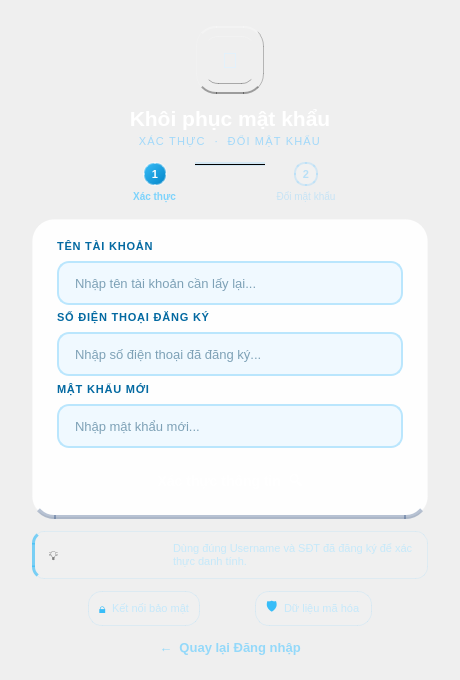
<?xml version="1.0" encoding="UTF-8"?>
<ui version="4.0">
 <class>ForgotPasswordWindow</class>
 <widget class="QMainWindow" name="ForgotPasswordWindow">
  <property name="geometry">
   <rect><x>0</x><y>0</y><width>460</width><height>680</height></rect>
  </property>
  <property name="minimumSize">
   <size><width>440</width><height>660</height></size>
  </property>
  <property name="windowTitle">
   <string>Metro Ticket System – Khôi phục mật khẩu</string>
  </property>
  <property name="styleSheet">
   <string notr="true">
QWidget#centralwidget {
    background: qlineargradient(x1:0, y1:0, x2:0.3, y2:1,
        stop:0 #0D1F3C, stop:0.4 #0A3060,
        stop:0.7 #0D4080, stop:1 #1A5FA8);
}
QFrame#form_card {
    background-color: rgba(255,255,255,0.97);
    border-radius: 22px;
    border: 1px solid rgba(255,255,255,0.15);
    border-bottom: 4px solid rgba(0,40,100,0.28);
}
QFrame#icon_outer {
    background: qlineargradient(x1:0,y1:0,x2:1,y2:1,
        stop:0 #1E90FF, stop:0.5 #0060D0, stop:1 #003A8C);
    border-radius: 20px;
    border-top: 2px solid rgba(255,255,255,0.28);
    border-left: 1px solid rgba(255,255,255,0.12);
    border-right: 1px solid rgba(0,0,0,0.25);
    border-bottom: 2px solid rgba(0,0,0,0.35);
}
QFrame#icon_inner {
    background: qlineargradient(x1:0,y1:0,x2:1,y2:1,
        stop:0 #2AA0FF, stop:1 #0070E0);
    border-radius: 13px;
    border-top: 1px solid rgba(255,255,255,0.20);
    border-bottom: 1px solid rgba(0,0,0,0.30);
}
QLabel#lbl_icon_key { color:#E0F2FE; font-size:22px; }
QLabel#lbl_title { color:#FFFFFF; font-size:21px; font-weight:700; }
QLabel#lbl_subtitle { color:rgba(148,213,252,0.85); font-size:11px; letter-spacing:1.2px; }
QFrame#step_dot_1 {
    background: qlineargradient(x1:0,y1:0,x2:1,y2:1,stop:0 #38BDF8,stop:1 #0284C7);
    border-radius: 11px;
    border: 2px solid rgba(255,255,255,0.35);
}
QFrame#step_dot_2 {
    background: rgba(255,255,255,0.15);
    border-radius: 11px;
    border: 2px solid rgba(148,213,252,0.35);
}
QLabel#lbl_step_num_1 { color:#FFFFFF; font-size:11px; font-weight:700; }
QLabel#lbl_step_num_2 { color:rgba(148,213,252,0.60); font-size:11px; font-weight:600; }
QFrame#step_line { background:rgba(148,213,252,0.30); max-height:2px; min-height:2px; }
QLabel#lbl_step_label_1 { color:#7DD3FC; font-size:10px; font-weight:600; }
QLabel#lbl_step_label_2 { color:rgba(148,213,252,0.45); font-size:10px; }
QLabel#lbl_field_user, QLabel#lbl_field_phone, QLabel#lbl_field_newpass {
    color:#0369A1; font-size:11px; font-weight:700; letter-spacing:0.8px;
}
QLineEdit#txt_username, QLineEdit#txt_phone, QLineEdit#txt_new_pass {
    background-color:#F0F9FF; border:1.5px solid #BAE6FD;
    border-radius:12px; padding:10px 14px;
    font-size:13px; color:#0C4A6E;
}
QLineEdit#txt_username:hover, QLineEdit#txt_phone:hover, QLineEdit#txt_new_pass:hover {
    border-color:#38BDF8; background-color:#E8F6FD;
}
QLineEdit#txt_username:focus, QLineEdit#txt_phone:focus, QLineEdit#txt_new_pass:focus {
    border-color:#0284C7; background-color:#FFFFFF;
}
QLineEdit#txt_username:disabled, QLineEdit#txt_phone:disabled {
    background-color:#EFF6FB; color:#94A8B8; border-color:#DCEEF8;
}
QPushButton#btn_action {
    background: qlineargradient(x1:0,y1:0,x2:1,y2:0,
        stop:0 #0284C7, stop:0.5 #0EA5E9, stop:1 #38BDF8);
    color:#FFFFFF; border:none; border-radius:13px;
    font-size:14px; font-weight:700;
    border-top:1px solid rgba(255,255,255,0.20);
}
QPushButton#btn_action:hover {
    background: qlineargradient(x1:0,y1:0,x2:1,y2:0,
        stop:0 #0369A1, stop:0.5 #0284C7, stop:1 #0EA5E9);
}
QPushButton#btn_action:pressed {
    background: qlineargradient(x1:0,y1:0,x2:1,y2:0,
        stop:0 #075985, stop:1 #0284C7);
}
QFrame#hint_banner {
    background:rgba(255,255,255,0.07);
    border-radius:12px;
    border:1px solid rgba(148,213,252,0.20);
    border-left:3px solid rgba(56,189,248,0.65);
}
QLabel#lbl_hint_icon { font-size:13px; }
QLabel#lbl_hint_text { color:rgba(186,230,253,0.78); font-size:11px; }
QFrame#pill_secure, QFrame#pill_support {
    background-color:rgba(255,255,255,0.09);
    border:1px solid rgba(148,213,252,0.22);
    border-radius:14px;
}
QLabel#lbl_pill_dot_s, QLabel#lbl_pill_dot_sp { color:#38BDF8; font-size:13px; }
QLabel#lbl_pill_secure, QLabel#lbl_pill_support { color:rgba(186,230,253,0.80); font-size:11px; }
QPushButton#btn_back {
    background:transparent; border:none;
    color:rgba(125,211,252,0.80); font-size:13px; font-weight:600;
}
QPushButton#btn_back:hover { color:#FFFFFF; }
   </string>
  </property>

  <widget class="QWidget" name="centralwidget">
   <layout class="QVBoxLayout" name="root_layout">
    <property name="spacing"><number>0</number></property>
    <property name="leftMargin"><number>32</number></property>
    <property name="topMargin"><number>26</number></property>
    <property name="rightMargin"><number>32</number></property>
    <property name="bottomMargin"><number>22</number></property>

    <!-- ICON BADGE nhỏ gọn hơn: 68x68 thay vì 88x88 -->
    <item>
     <layout class="QHBoxLayout" name="icon_row">
      <item><spacer><property name="orientation"><enum>Qt::Horizontal</enum></property><property name="sizeHint" stdset="0"><size><width>40</width><height>20</height></size></property></spacer></item>
      <item>
       <widget class="QFrame" name="icon_outer">
        <property name="minimumSize"><size><width>68</width><height>68</height></size></property>
        <property name="maximumSize"><size><width>68</width><height>68</height></size></property>
        <property name="frameShape"><enum>QFrame::NoFrame</enum></property>
        <layout class="QVBoxLayout" name="icon_outer_layout">
         <property name="leftMargin"><number>8</number></property>
         <property name="topMargin"><number>8</number></property>
         <property name="rightMargin"><number>8</number></property>
         <property name="bottomMargin"><number>8</number></property>
         <item>
          <widget class="QFrame" name="icon_inner">
           <property name="frameShape"><enum>QFrame::NoFrame</enum></property>
           <layout class="QVBoxLayout" name="icon_inner_layout">
            <property name="leftMargin"><number>0</number></property>
            <property name="topMargin"><number>0</number></property>
            <property name="rightMargin"><number>0</number></property>
            <property name="bottomMargin"><number>0</number></property>
            <item>
             <widget class="QLabel" name="lbl_icon_key">
              <property name="text"><string>🔑</string></property>
              <property name="alignment"><set>Qt::AlignCenter</set></property>
             </widget>
            </item>
           </layout>
          </widget>
         </item>
        </layout>
       </widget>
      </item>
      <item><spacer><property name="orientation"><enum>Qt::Horizontal</enum></property><property name="sizeHint" stdset="0"><size><width>40</width><height>20</height></size></property></spacer></item>
     </layout>
    </item>

    <item><spacer><property name="orientation"><enum>Qt::Vertical</enum></property><property name="sizeType"><enum>QSizePolicy::Fixed</enum></property><property name="sizeHint" stdset="0"><size><width>0</width><height>12</height></size></property></spacer></item>

    <!-- TITLE + SUBTITLE -->
    <item>
     <widget class="QLabel" name="lbl_title">
      <property name="text"><string>Khôi phục mật khẩu</string></property>
      <property name="alignment"><set>Qt::AlignCenter</set></property>
     </widget>
    </item>
    <item><spacer><property name="orientation"><enum>Qt::Vertical</enum></property><property name="sizeType"><enum>QSizePolicy::Fixed</enum></property><property name="sizeHint" stdset="0"><size><width>0</width><height>4</height></size></property></spacer></item>
    <item>
     <widget class="QLabel" name="lbl_subtitle">
      <property name="text"><string>XÁC THỰC  ·  ĐỔI MẬT KHẨU</string></property>
      <property name="alignment"><set>Qt::AlignCenter</set></property>
     </widget>
    </item>

    <item><spacer><property name="orientation"><enum>Qt::Vertical</enum></property><property name="sizeType"><enum>QSizePolicy::Fixed</enum></property><property name="sizeHint" stdset="0"><size><width>0</width><height>14</height></size></property></spacer></item>

    <!-- STEP INDICATOR -->
    <item>
     <layout class="QHBoxLayout" name="step_row">
      <item><spacer><property name="orientation"><enum>Qt::Horizontal</enum></property><property name="sizeHint" stdset="0"><size><width>80</width><height>20</height></size></property></spacer></item>
      <item>
       <layout class="QVBoxLayout" name="step1_col">
        <property name="spacing"><number>4</number></property>
        <item>
         <layout class="QHBoxLayout"><property name="spacing"><number>0</number></property>
          <item><spacer><property name="orientation"><enum>Qt::Horizontal</enum></property><property name="sizeHint" stdset="0"><size><width>8</width><height>8</height></size></property></spacer></item>
          <item>
           <widget class="QFrame" name="step_dot_1">
            <property name="minimumSize"><size><width>24</width><height>24</height></size></property>
            <property name="maximumSize"><size><width>24</width><height>24</height></size></property>
            <property name="frameShape"><enum>QFrame::NoFrame</enum></property>
            <layout class="QVBoxLayout"><property name="leftMargin"><number>0</number></property><property name="topMargin"><number>0</number></property><property name="rightMargin"><number>0</number></property><property name="bottomMargin"><number>0</number></property>
             <item><widget class="QLabel" name="lbl_step_num_1"><property name="text"><string>1</string></property><property name="alignment"><set>Qt::AlignCenter</set></property></widget></item>
            </layout>
           </widget>
          </item>
          <item><spacer><property name="orientation"><enum>Qt::Horizontal</enum></property><property name="sizeHint" stdset="0"><size><width>8</width><height>8</height></size></property></spacer></item>
         </layout>
        </item>
        <item><widget class="QLabel" name="lbl_step_label_1"><property name="text"><string>Xác thực</string></property><property name="alignment"><set>Qt::AlignCenter</set></property></widget></item>
       </layout>
      </item>
      <item>
       <layout class="QVBoxLayout"><property name="spacing"><number>0</number></property>
        <item>
         <widget class="QFrame" name="step_line">
          <property name="minimumSize"><size><width>70</width><height>2</height></size></property>
          <property name="maximumSize"><size><width>70</width><height>2</height></size></property>
          <property name="frameShape"><enum>QFrame::HLine</enum></property>
         </widget>
        </item>
        <item><spacer><property name="orientation"><enum>Qt::Vertical</enum></property><property name="sizeHint" stdset="0"><size><width>0</width><height>16</height></size></property></spacer></item>
       </layout>
      </item>
      <item>
       <layout class="QVBoxLayout" name="step2_col">
        <property name="spacing"><number>4</number></property>
        <item>
         <layout class="QHBoxLayout"><property name="spacing"><number>0</number></property>
          <item><spacer><property name="orientation"><enum>Qt::Horizontal</enum></property><property name="sizeHint" stdset="0"><size><width>8</width><height>8</height></size></property></spacer></item>
          <item>
           <widget class="QFrame" name="step_dot_2">
            <property name="minimumSize"><size><width>24</width><height>24</height></size></property>
            <property name="maximumSize"><size><width>24</width><height>24</height></size></property>
            <property name="frameShape"><enum>QFrame::NoFrame</enum></property>
            <layout class="QVBoxLayout"><property name="leftMargin"><number>0</number></property><property name="topMargin"><number>0</number></property><property name="rightMargin"><number>0</number></property><property name="bottomMargin"><number>0</number></property>
             <item><widget class="QLabel" name="lbl_step_num_2"><property name="text"><string>2</string></property><property name="alignment"><set>Qt::AlignCenter</set></property></widget></item>
            </layout>
           </widget>
          </item>
          <item><spacer><property name="orientation"><enum>Qt::Horizontal</enum></property><property name="sizeHint" stdset="0"><size><width>8</width><height>8</height></size></property></spacer></item>
         </layout>
        </item>
        <item><widget class="QLabel" name="lbl_step_label_2"><property name="text"><string>Đổi mật khẩu</string></property><property name="alignment"><set>Qt::AlignCenter</set></property></widget></item>
       </layout>
      </item>
      <item><spacer><property name="orientation"><enum>Qt::Horizontal</enum></property><property name="sizeHint" stdset="0"><size><width>80</width><height>20</height></size></property></spacer></item>
     </layout>
    </item>

    <item><spacer><property name="orientation"><enum>Qt::Vertical</enum></property><property name="sizeType"><enum>QSizePolicy::Fixed</enum></property><property name="sizeHint" stdset="0"><size><width>0</width><height>16</height></size></property></spacer></item>

    <!-- FORM CARD -->
    <item>
     <widget class="QFrame" name="form_card">
      <property name="frameShape"><enum>QFrame::NoFrame</enum></property>
      <layout class="QVBoxLayout" name="form_layout">
       <property name="spacing"><number>8</number></property>
       <property name="leftMargin"><number>24</number></property>
       <property name="topMargin"><number>20</number></property>
       <property name="rightMargin"><number>24</number></property>
       <property name="bottomMargin"><number>20</number></property>

       <item>
        <widget class="QLabel" name="lbl_field_user">
         <property name="text"><string>TÊN TÀI KHOẢN</string></property>
        </widget>
       </item>
       <item>
        <widget class="QLineEdit" name="txt_username">
         <property name="minimumSize"><size><width>0</width><height>44</height></size></property>
         <property name="placeholderText"><string>Nhập tên tài khoản cần lấy lại...</string></property>
         <property name="clearButtonEnabled"><bool>true</bool></property>
        </widget>
       </item>

       <item><spacer><property name="orientation"><enum>Qt::Vertical</enum></property><property name="sizeType"><enum>QSizePolicy::Fixed</enum></property><property name="sizeHint" stdset="0"><size><width>0</width><height>6</height></size></property></spacer></item>

       <item>
        <widget class="QLabel" name="lbl_field_phone">
         <property name="text"><string>SỐ ĐIỆN THOẠI ĐĂNG KÝ</string></property>
        </widget>
       </item>
       <item>
        <widget class="QLineEdit" name="txt_phone">
         <property name="minimumSize"><size><width>0</width><height>44</height></size></property>
         <property name="placeholderText"><string>Nhập số điện thoại đã đăng ký...</string></property>
         <property name="clearButtonEnabled"><bool>true</bool></property>
        </widget>
       </item>

       <item><spacer><property name="orientation"><enum>Qt::Vertical</enum></property><property name="sizeType"><enum>QSizePolicy::Fixed</enum></property><property name="sizeHint" stdset="0"><size><width>0</width><height>6</height></size></property></spacer></item>

       <item>
        <widget class="QLabel" name="lbl_field_newpass">
         <property name="text"><string>MẬT KHẨU MỚI</string></property>
        </widget>
       </item>
       <item>
        <widget class="QLineEdit" name="txt_new_pass">
         <property name="minimumSize"><size><width>0</width><height>44</height></size></property>
         <property name="echoMode"><enum>QLineEdit::Password</enum></property>
         <property name="placeholderText"><string>Nhập mật khẩu mới...</string></property>
        </widget>
       </item>

       <item><spacer><property name="orientation"><enum>Qt::Vertical</enum></property><property name="sizeType"><enum>QSizePolicy::Fixed</enum></property><property name="sizeHint" stdset="0"><size><width>0</width><height>10</height></size></property></spacer></item>

       <item>
        <widget class="QPushButton" name="btn_action">
         <property name="minimumSize"><size><width>0</width><height>48</height></size></property>
         <property name="cursor"><cursorShape>PointingHandCursor</cursorShape></property>
         <property name="text"><string>Xác thực thông tin  🔍</string></property>
         <property name="default"><bool>true</bool></property>
        </widget>
       </item>

      </layout>
     </widget>
    </item>

    <item><spacer><property name="orientation"><enum>Qt::Vertical</enum></property><property name="sizeType"><enum>QSizePolicy::Fixed</enum></property><property name="sizeHint" stdset="0"><size><width>0</width><height>12</height></size></property></spacer></item>

    <!-- HINT BANNER gọn hơn -->
    <item>
     <widget class="QFrame" name="hint_banner">
      <property name="frameShape"><enum>QFrame::NoFrame</enum></property>
      <layout class="QHBoxLayout" name="hint_layout">
       <property name="spacing"><number>10</number></property>
       <property name="leftMargin"><number>14</number></property>
       <property name="topMargin"><number>10</number></property>
       <property name="rightMargin"><number>14</number></property>
       <property name="bottomMargin"><number>10</number></property>
       <item>
        <widget class="QLabel" name="lbl_hint_icon">
         <property name="text"><string>💡</string></property>
         <property name="alignment"><set>Qt::AlignVCenter</set></property>
        </widget>
       </item>
       <item>
        <widget class="QLabel" name="lbl_hint_text">
         <property name="text"><string>Dùng đúng Username và SĐT đã đăng ký để xác thực danh tính.</string></property>
         <property name="wordWrap"><bool>true</bool></property>
        </widget>
       </item>
      </layout>
     </widget>
    </item>

    <item><spacer><property name="orientation"><enum>Qt::Vertical</enum></property><property name="sizeType"><enum>QSizePolicy::Fixed</enum></property><property name="sizeHint" stdset="0"><size><width>0</width><height>12</height></size></property></spacer></item>

    <!-- FOOTER PILLS -->
    <item>
     <layout class="QHBoxLayout" name="pills_row">
      <item><spacer><property name="orientation"><enum>Qt::Horizontal</enum></property><property name="sizeHint" stdset="0"><size><width>20</width><height>20</height></size></property></spacer></item>
      <item>
       <widget class="QFrame" name="pill_secure">
        <property name="frameShape"><enum>QFrame::NoFrame</enum></property>
        <layout class="QHBoxLayout" name="pill_secure_layout">
         <property name="leftMargin"><number>10</number></property><property name="topMargin"><number>5</number></property>
         <property name="rightMargin"><number>10</number></property><property name="bottomMargin"><number>5</number></property>
         <property name="spacing"><number>6</number></property>
         <item><widget class="QLabel" name="lbl_pill_dot_s"><property name="text"><string>🔒</string></property></widget></item>
         <item><widget class="QLabel" name="lbl_pill_secure"><property name="text"><string>Kết nối bảo mật</string></property></widget></item>
        </layout>
       </widget>
      </item>
      <item><spacer><property name="orientation"><enum>Qt::Horizontal</enum></property><property name="sizeHint" stdset="0"><size><width>10</width><height>20</height></size></property></spacer></item>
      <item>
       <widget class="QFrame" name="pill_support">
        <property name="frameShape"><enum>QFrame::NoFrame</enum></property>
        <layout class="QHBoxLayout" name="pill_support_layout">
         <property name="leftMargin"><number>10</number></property><property name="topMargin"><number>5</number></property>
         <property name="rightMargin"><number>10</number></property><property name="bottomMargin"><number>5</number></property>
         <property name="spacing"><number>6</number></property>
         <item><widget class="QLabel" name="lbl_pill_dot_sp"><property name="text"><string>🛡️</string></property></widget></item>
         <item><widget class="QLabel" name="lbl_pill_support"><property name="text"><string>Dữ liệu mã hóa</string></property></widget></item>
        </layout>
       </widget>
      </item>
      <item><spacer><property name="orientation"><enum>Qt::Horizontal</enum></property><property name="sizeHint" stdset="0"><size><width>20</width><height>20</height></size></property></spacer></item>
     </layout>
    </item>

    <item><spacer><property name="orientation"><enum>Qt::Vertical</enum></property><property name="sizeType"><enum>QSizePolicy::Fixed</enum></property><property name="sizeHint" stdset="0"><size><width>0</width><height>12</height></size></property></spacer></item>

    <!-- BACK LINK -->
    <item>
     <layout class="QHBoxLayout" name="back_row">
      <item><spacer><property name="orientation"><enum>Qt::Horizontal</enum></property><property name="sizeHint" stdset="0"><size><width>40</width><height>20</height></size></property></spacer></item>
      <item>
       <widget class="QPushButton" name="btn_back">
        <property name="cursor"><cursorShape>PointingHandCursor</cursorShape></property>
        <property name="text"><string>←  Quay lại Đăng nhập</string></property>
        <property name="flat"><bool>true</bool></property>
       </widget>
      </item>
      <item><spacer><property name="orientation"><enum>Qt::Horizontal</enum></property><property name="sizeHint" stdset="0"><size><width>40</width><height>20</height></size></property></spacer></item>
     </layout>
    </item>

    <item><spacer><property name="orientation"><enum>Qt::Vertical</enum></property><property name="sizeHint" stdset="0"><size><width>20</width><height>10</height></size></property></spacer></item>

   </layout>
  </widget>
 </widget>

 <tabstops>
  <tabstop>txt_username</tabstop>
  <tabstop>txt_phone</tabstop>
  <tabstop>txt_new_pass</tabstop>
  <tabstop>btn_action</tabstop>
  <tabstop>btn_back</tabstop>
 </tabstops>
 <resources/>
 <connections/>
</ui>
